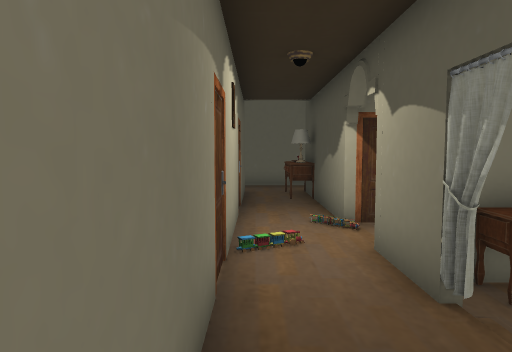
[1] (above)

16 first-person views from a walk through a Unity game level. The camera is 1.5 m above the floor, tilts 4° down and sees 70° across. Doors are open. The floor is counted in squares, 1 m on a side. Each view is taken from the middle of a square. On the plan, view 1 faces up. The plan holds only what a view shows up to about 16 squares ahead; the rest is blank. The place goes on beyond the plan. The player character is not drawn. Some surface patterns are stand-ins.

[2]
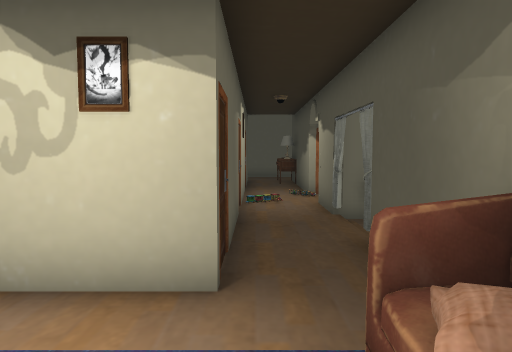

[3]
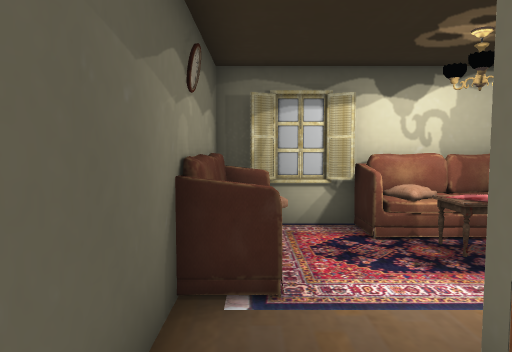

[4]
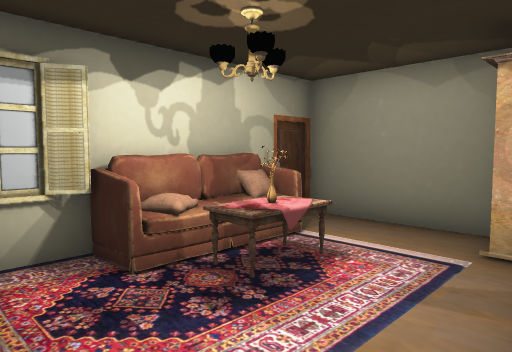

[5]
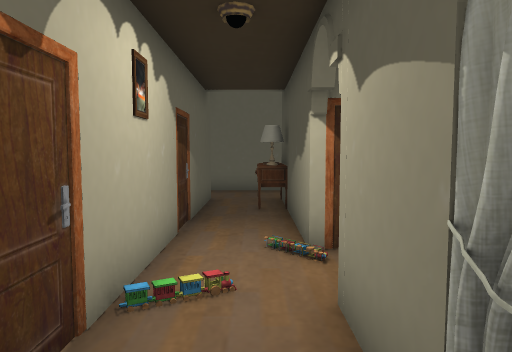

[6]
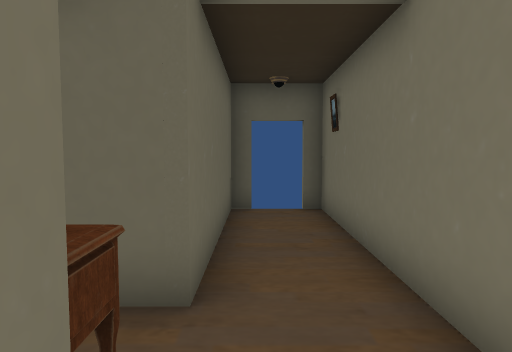

[7]
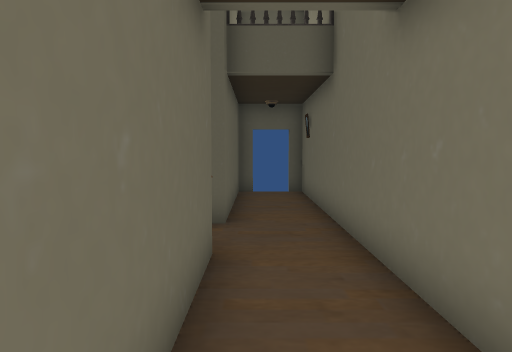

[8]
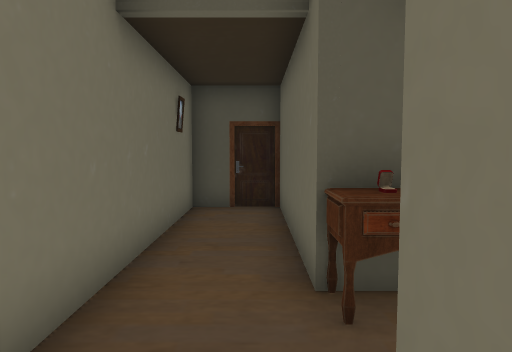

[9]
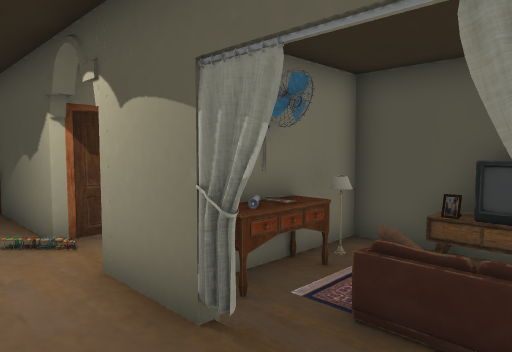

[10]
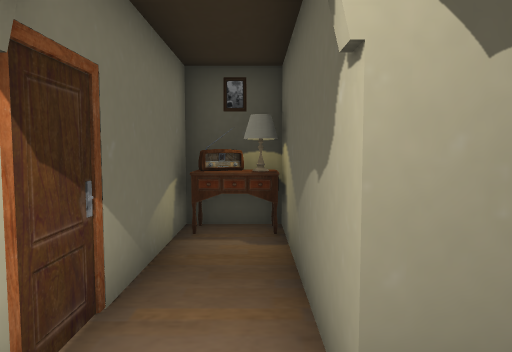

[11]
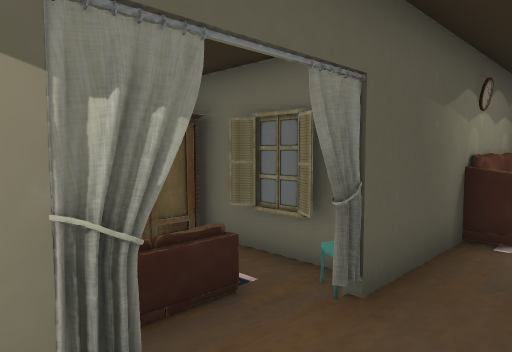

[12]
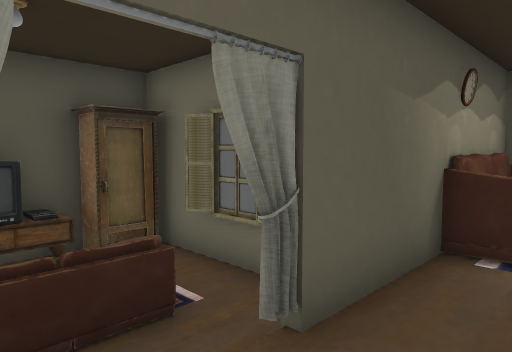

[13]
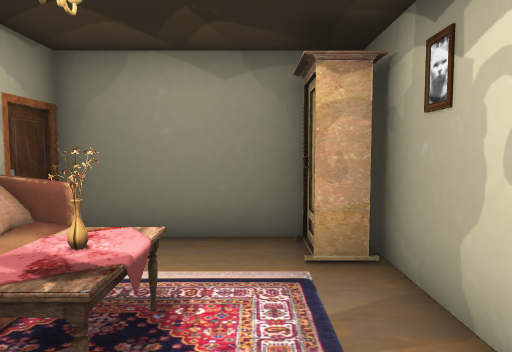

[14]
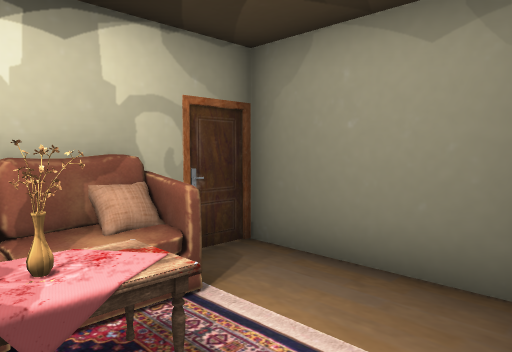

[15]
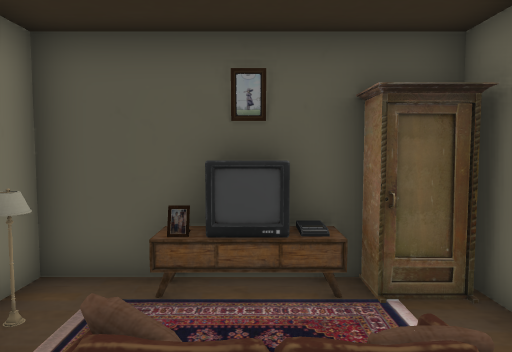

[16]
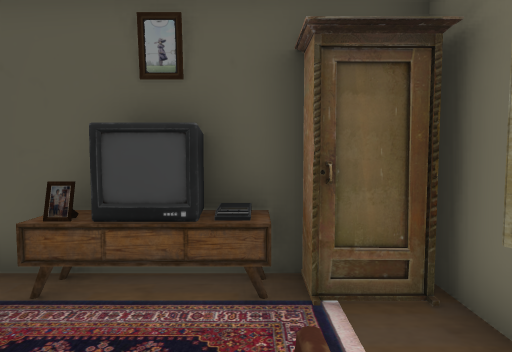

### Floor plan
Points are (right, up) in squares from view 1. A wall is a line through its corners. A room is listed if a view was taken in it or the views show most of it. See-through windows are left out.
Room 1 (views 1, 2, 3, 4, 5, 6, 7, 8, 9, 10, 11, 12, 13, 14)
walls: (1.8, 3.2) (1.9, 3.6); (1.7, 3) (1.9, 3.4); (2, 3.1) (1.7, 3.3) (1.8, 3.5); (2, 3) (1.7, 3.3); (1.8, 2.8) (1.6, 3.5); (2, 2.9) (1.7, 3.3); (1.8, 2.6) (1.8, 5.5); (1.8, 7.4) (1.8, 13.4) (7.7, 13.4) (7.7, 15.7) (-6.3, 15.7) (-6.3, 13.4) (-0.4, 13.4) (-0.4, -1.2) (-5.8, -1.2); (2, 2.7) (1.8, 3.5); (1.7, 0.8) (2, 1.3); (1.7, 0.7) (1.9, 1) (1.8, 1.3); (1.7, 0.7) (1.9, 1.2); (2, 0.8) (1.7, 1.2); (2, 0.7) (1.8, 1.3); (2, 0.6) (1.8, 1.5); (2.4, 0.8) (2.2, 1.3); (-6.3, -2.5) (-6.3, -6.4) (1.8, -6.4) (1.8, 1.4); (0.6, -6.3) (1.1, -6)
ways out: opening at (2, 2) to room 2; opening at (2.5, 6.5) to room 2; open door at (-6.5, 14.5)
objects: other object (-6, -2) to (-5, -2); other object (-4, -6) to (-1, -5); other object (-3, -5) to (-2, -4); other object (1, -5) to (1, -3); other object (1, 11); other object (1, 12); other object (1, 13)
Room 2 (views 15, 16)
walls: (3.5, 5.2) (2.4, 5.2); (6.4, 5.5) (7.4, 5.5) (7.4, 7.5); (7.4, 2.6) (7.4, 5.2); (1.8, 5.5) (3.5, 5.5); (6.2, 7.4) (1.8, 7.4); (7.4, 0.4) (7.4, 1.6); (1.7, 1.2) (1.9, 1.4); (4.9, -0.9) (5.4, -0.6); (3.3, -0.6) (3.9, -0.9); (3.1, -1) (7.1, -1)
ways out: opening at (2, 2) to room 1; opening at (2.5, 6.5) to room 1
objects: other object (3, 0); other object (4, 1) to (4, 3); other object (4, 4) to (5, 4); other object (4, 5); other object (4, 6); other object (5, 5); other object (6, 5); other object (7, 0); other object (7, 1); other object (7, 2) to (7, 3); other object (7, 6); other object (7, 7)

Where each view was taken, in squares from view 1:
view 1: 0 up, 0 right, facing up
view 2: 5 down, 0 right, facing up
view 3: 1 up, 1 right, facing down
view 4: 1 down, 1 right, facing down-left
view 5: 2 up, 1 right, facing up
view 6: 14 up, 3 right, facing left
view 7: 14 up, 7 right, facing left
view 8: 14 up, 2 left, facing right
view 9: 1 up, 0 right, facing up-right
view 10: 6 up, 0 right, facing right
view 11: 4 up, 0 right, facing down-right
view 12: 3 up, 0 right, facing down-right
view 13: 3 down, 0 right, facing left
view 14: 2 down, 2 left, facing down-left
view 15: 2 up, 2 right, facing right
view 16: 1 up, 3 right, facing right
